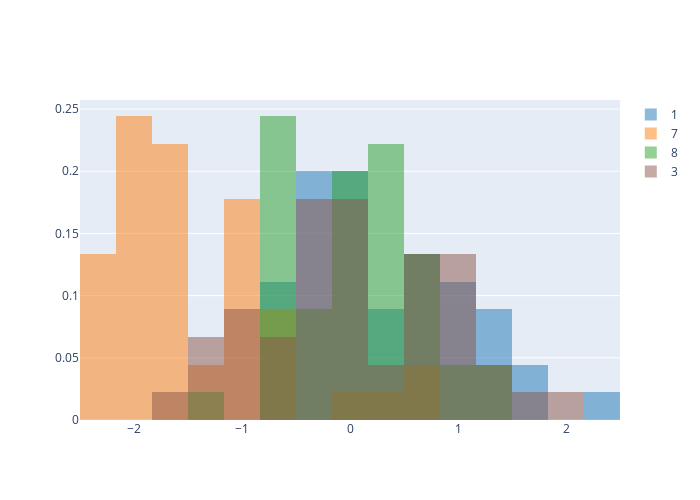

Source (notebook cell):
### Code cell
# ----- adjustable parameters ----- #
target_dims = [0]
# --------------------------------- #

trace = []
for i in range(len(numbers)):
    m = latents[labels==numbers[i]]
    _x = m[:, target_dims[0]] 
    trace.append(go.Histogram(x=_x, histnorm="probability", opacity=0.5, marker=dict(color=colors[i]),
                              xbins=dict(start=-2.5, end=2.5, size=5/15), name=f"{numbers[i]}"))
                              
layout = go.Layout(width=700, height=500, barmode="overlay") 
data = trace
fig = dict(data=data, layout=layout)
iplot(fig)

### Figure 1 — Plotly figure (JSON) as saved in the notebook; plotly's stock layout.template omitted (floating-point values rounded to 4 significant figures)
{"data": [{"histnorm": "probability", "marker": {"color": "#1f77b4"}, "name": "1", "opacity": 0.5, "type": "histogram", "x": [2.291, 0.3254, 0.9532, 0.001352, 1.787, -0.2645, -0.4712, -0.2058, 0.5425, 0.4982, -0.2391, -0.6033, -0.1046, 0.8527, -0.5358, 1.229, 1.475, 0.728, 1.229, 0.2562, 0.5159, 1.717, 0.7459, 1.239, -0.2098, 0.3089, 0.9054, -0.01613, 0.9181, -0.1949, 0.8138, 0.745, -0.1324, 0.08412, 0.1161, -0.05688, -0.1801, -0.06911, -0.6608, -0.404, 0.8472, -0.7878, -0.1683, -0.7112, -0.05732], "xbins": {"end": 2.5, "size": 0.3333, "start": -2.5}}, {"histnorm": "probability", "marker": {"color": "#ff7f0e"}, "name": "7", "opacity": 0.5, "type": "histogram", "x": [-2.366, -1.956, -2.292, -0.5828, -0.642, -0.8125, -1.034, -0.9712, -1.962, -1.252, -1.68, -1.013, -1.566, -2.096, -1.823, -1.907, 0.7012, -1.314, -2.444, -0.02047, -1.763, -0.9363, -0.5777, -2.02, -2.106, -1.033, 0.5487, -1.76, -2.245, -1.947, -1.121, -1.781, -2.146, 0.2658, -2.31, -1.705, -2.051, -1.814, -2.153, -0.9858, -1.538, -1.579, -1.913, -2.194, -1.089], "xbins": {"end": 2.5, "size": 0.3333, "start": -2.5}}, {"histnorm": "probability", "marker": {"color": "#2ca02c"}, "name": "8", "opacity": 0.5, "type": "histogram", "x": [-0.07731, 0.6838, -0.5083, -0.2258, 0.756, 1.451, 0.06486, -0.2751, -0.183, 0.5599, -0.2056, -0.6735, 0.5041, 1.159, 0.9597, -0.1465, 0.1911, -0.1169, 0.4847, 1.217, 0.036, -0.6034, 0.1677, -0.6818, -0.5436, 0.09479, 0.1428, -1.5, 0.3364, 0.5159, 0.3417, 0.1028, 0.1126, 0.4985, -0.5034, -0.6778, 0.3998, -0.5783, 0.2176, 0.1667, -0.6431, 0.2905, 0.5011, -0.7615, -0.5025], "xbins": {"end": 2.5, "size": 0.3333, "start": -2.5}}, {"histnorm": "probability", "marker": {"color": "#8c564b"}, "name": "3", "opacity": 0.5, "type": "histogram", "x": [0.643, -0.1058, -0.4022, -0.004205, -1.463, -0.1832, -0.9895, -1.075, -0.2221, 0.5538, 0.4153, -0.6586, -0.4996, -0.2077, -0.3641, 0.6845, -0.5212, 1.136, 0.07888, 1.014, 1.845, 1.048, 1.406, -0.8432, 1.061, 1.358, -1.546, 0.7444, -0.09235, 0.7727, 1.08, -0.9115, -1.203, 1.004, 0.5911, -0.08563, -0.2115, 1.785, 0.275, -1.324, -0.1517, 0.07719, 0.1352, -0.3251, -0.5552], "xbins": {"end": 2.5, "size": 0.3333, "start": -2.5}}], "layout": {"barmode": "overlay", "height": 500, "width": 700, "xaxis": {"autorange": true, "range": [-2.5, 2.5], "type": "linear"}, "yaxis": {"autorange": true, "range": [0, 0.2573]}}}
